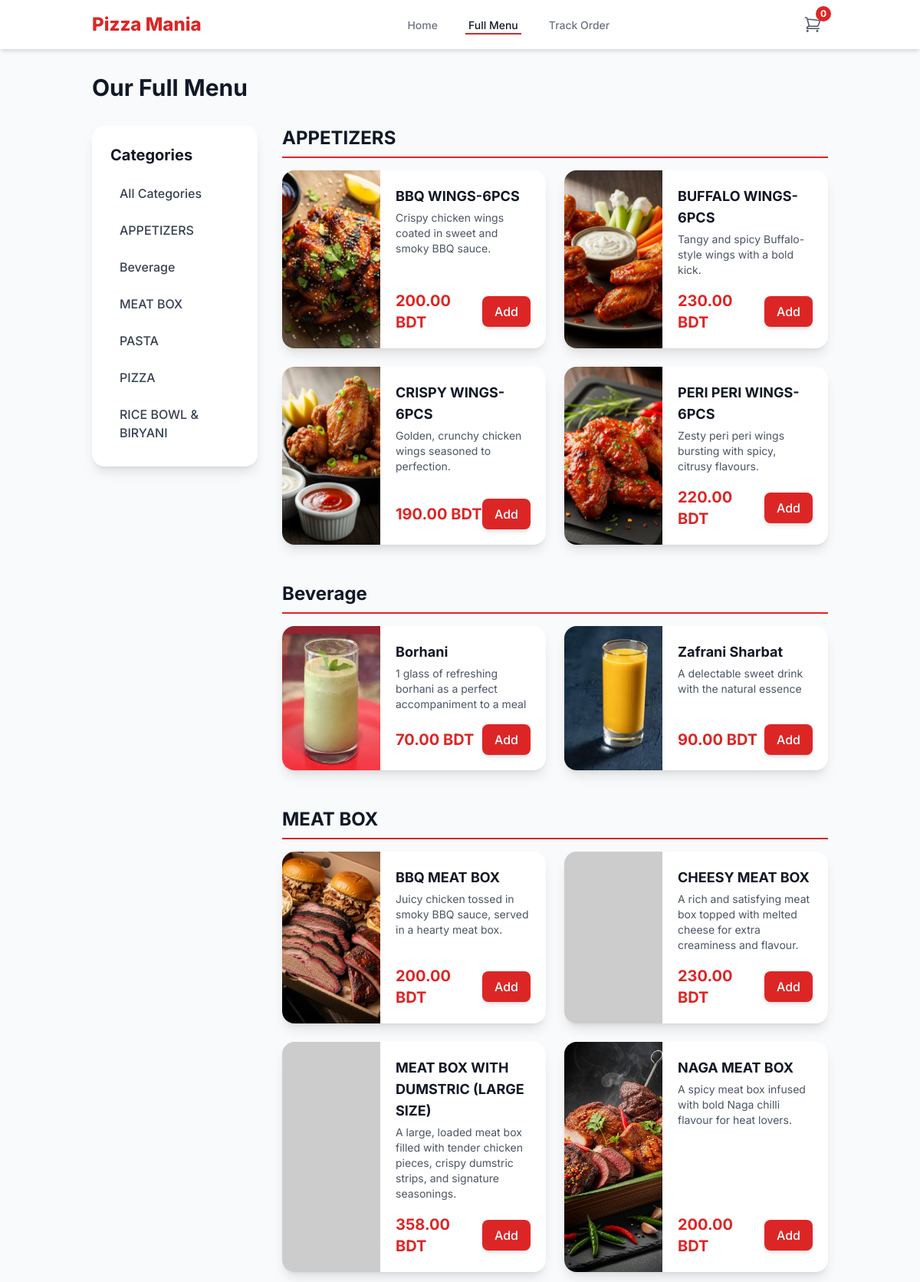
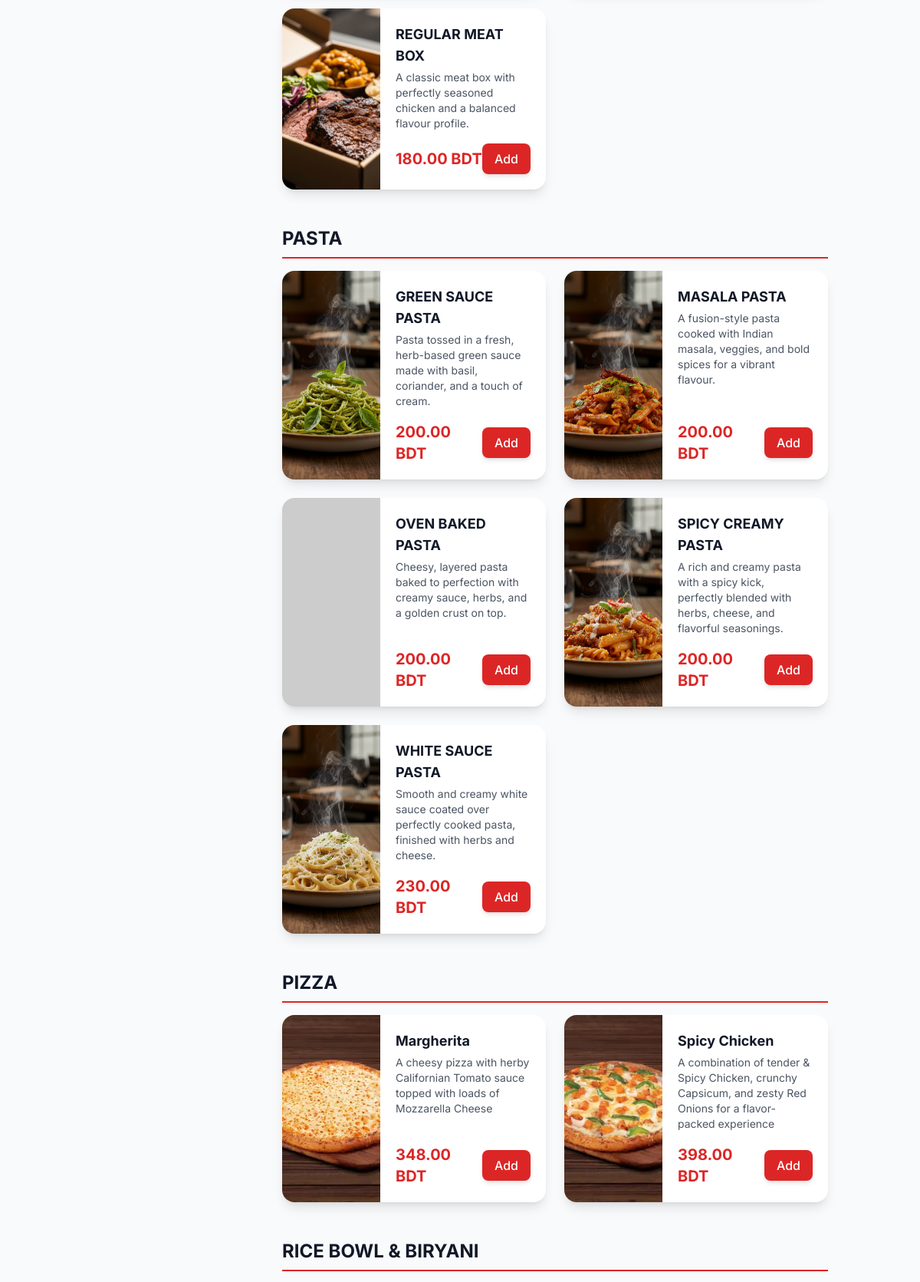
Page /menu.php (upper part) on the committed database (2 pictures, top to bottom).
### tables this page shows
CREATE TABLE IF NOT EXISTS `categories` (
  `id` int NOT NULL AUTO_INCREMENT,
  `name` varchar(100) NOT NULL,
  `description` text,
  `image` varchar(255) DEFAULT NULL,
  `svg_icon` text,
  `is_visible` tinyint(1) NOT NULL DEFAULT '1',
  PRIMARY KEY (`id`)
);

CREATE TABLE IF NOT EXISTS `menu_items` (
  `id` int NOT NULL AUTO_INCREMENT,
  `category_id` int NOT NULL,
  `name` varchar(150) NOT NULL,
  `description` text,
  `price` decimal(10,2) NOT NULL,
  `image` varchar(255) DEFAULT NULL,
  `is_available` tinyint(1) NOT NULL DEFAULT '1',
  `is_featured` tinyint(1) NOT NULL DEFAULT '0',
  PRIMARY KEY (`id`),
  KEY `category_id` (`category_id`)
);

### config.php (called while the page is built, shortened)
<?php
$db = new mysqli(DB_HOST, DB_USER, DB_PASS, DB_NAME);
$db->set_charset("utf8mb4");
$settings = [];
$settings_query = $db->query("SELECT setting_key, setting_value FROM site_settings");
if ($settings_query) {
    while ($row = $settings_query->fetch_assoc()) {
        $settings[$row['setting_key']] = $row['setting_value'];
    }
} else {
    die("Error: Could not load site settings from database.");
}
function e($data) {
    return htmlspecialchars($data ?? '', ENT_QUOTES, 'UTF-8');
}
?>

### menu.php (the view, shortened to what this page needs)
<?php
require_once('includes/header.php');
function calculate_discounted_price($original_price, $settings) {
    if (empty($settings['global_discount_active']) || $settings['global_discount_active'] == '0' || empty($settings['global_discount_value']) || $settings['global_discount_value'] <= 0) {
        return $original_price;
    }
    $new_price = $original_price;
    return ($new_price > 0) ? $new_price : 0;
}
$page_heading = 'Our Full Menu';
$categories = [];
$sql_cat = "SELECT id, name FROM categories WHERE is_visible = 1 ORDER BY name ASC";
$result_cat = $db->query($sql_cat);
if ($result_cat) {
    while ($row = $result_cat->fetch_assoc()) {
        $categories[] = $row;
    }
}
$menu = [];
$sql_menu = "SELECT
                c.id as category_id,
                c.name as category_name,
                m.id as item_id,
                m.name as item_name,
                m.description as item_description,
                m.price as item_price,
                m.image as item_image
             FROM menu_items m
             JOIN categories c ON m.category_id = c.id
             WHERE m.is_available = 1 AND c.is_visible = 1";
$sql_menu .= " ORDER BY c.name ASC, m.name ASC";
$result_menu = $db->query($sql_menu);
if ($result_menu) {
    while ($row = $result_menu->fetch_assoc()) {
        $original_price = (float)$row['item_price'];
        $discounted_price = calculate_discounted_price($original_price, $settings);
        $row['original_price'] = $original_price;
        $row['item_price'] = $discounted_price;
        $row['has_discount'] = ($discounted_price < $original_price);
        $menu[$row['category_name']][] = $row;
    }
}
?>
<h1 id="menu-heading" class="text-3xl font-bold text-gray-900 mb-8"><?php echo e($page_heading); ?></h1>
<div class="grid grid-cols-1 lg:grid-cols-4 gap-8">
    <aside class="lg:col-span-1">
        <div class="bg-white p-6 rounded-2xl shadow-lg sticky top-24">
            <h2 class="text-xl font-bold text-gray-900 mb-4">Categories</h2>
            <ul class="space-y-2">
                <li>
                    <a href="#menu-heading" class="block px-3 py-2 rounded-lg font-medium text-gray-700 hover:bg-gray-100">
                        All Categories
                    </a>
                </li>
                <?php foreach ($categories as $category): ?>
                <li>
                    <a href="#category-<?php echo e($category['id']); ?>" class="block px-3 py-2 rounded-lg font-medium text-gray-700 hover:bg-gray-100">
                        <?php echo e($category['name']); ?>
                    </a>
                </li>
                <?php endforeach; ?>
            </ul>
        </div>
    </aside>
    <div class="lg:col-span-3 space-y-12">
        <?php if (empty($menu)): ?>
            <div class="bg-white p-8 rounded-2xl shadow-lg text-center">
                <h3 class="text-xl font-bold text-gray-900">No Items Found</h3>
                <p class="text-gray-600 mt-2">
                    Our menu is currently empty. Please check back later!
                </p>
            </div>
        <?php else: ?>
            <?php foreach ($menu as $category_name => $items): ?>
                <section id="category-<?php echo e($items[0]['category_id']); ?>">
                    <h2 class="text-2xl font-bold text-gray-900 mb-4 pb-2 border-b-2 border-brand-red">
                        <?php echo e($category_name); ?>
                    </h2>
                    <div class="grid grid-cols-1 md:grid-cols-2 gap-6">
                        <?php foreach ($items as $item): ?>
                            <div id="item-<?php echo e($item['item_id']); ?>" class="bg-white rounded-2xl shadow-lg overflow-hidden flex">
                                <img
                                    src="<?php echo e(BASE_URL . ($item['item_image'] ?? 'https://placehold.co/150x150/EFEFEF/AAAAAA?text=No+Image')); ?>"
                                    alt="<?php echo e($item['item_name']); ?>"
                                    class="w-32 h-full object-cover"
                                    onerror="this.src='https://placehold.co/150x150/EFEFEF/AAAAAA?text=No+Image'"
                                >
                                <div class="p-5 flex flex-col justify-between w-full">
                                    <div>
                                        <h3 class="text-lg font-bold text-gray-900"><?php echo e($item['item_name']); ?></h3>
                                        <p class="text-sm text-gray-600 mt-1"><?php echo e($item['item_description']); ?></p>
                                    </div>
                                    <div class="flex justify-between items-center mt-4">
                                        <span class="text-xl font-bold text-brand-red">
                                            <?php if ($item['has_discount']): ?>
                                                <?php echo e(number_format($item['item_price'], 2)); ?> BDT
                                                <span class="text-sm text-gray-500 line-through ml-1"><?php echo e(number_format($item['original_price'], 2)); ?></span>
                                            <?php else: ?>
                                                <?php echo e(number_format($item['item_price'], 2)); ?> BDT
                                            <?php endif; ?>
                                        </span>
                                        <button
                                            onclick="openItemModal(<?php echo e($item['item_id']); ?>, '<?php echo e(addslashes($item['item_name'])); ?>', <?php echo e($item['item_price']); ?>)"
                                            class="px-4 py-2 bg-brand-red text-white font-medium rounded-lg shadow-md hover:bg-red-700 transition-all transform hover:scale-105 <?php echo ($store_is_open == '0') ? 'hidden' : ''; ?>">
                                            Add
                                        </button>
                                    </div>
                                </div>
                            </div>
                        <?php endforeach; ?>
                    </div>
                </section>
            <?php endforeach; ?>
        <?php endif; ?>
    </div>
</div>
<?php
require_once('includes/footer.php');
?>

### includes/header.php (style rules this page uses)
html { scroll-behavior: smooth; }

### rows in the picture
categories: name "APPETIZERS"
categories: name "Beverage"
categories: name "MEAT BOX"
categories: name "PASTA"
categories: name "PIZZA"
categories: name "RICE BOWL & BIRYANI"
menu_items: category_name "APPETIZERS", image (picture), name "BBQ WINGS-6PCS", description "Crispy chicken wings coated in sweet and smoky BBQ sauce.", price "200.00"
menu_items: image (picture), name "BUFFALO WINGS-6PCS", description "Tangy and spicy Buffalo-style wings with a bold kick.", price "230.00"
menu_items: image (picture), name "CRISPY WINGS-6PCS", description "Golden, crunchy chicken wings seasoned to perfection.", price "190.00"
menu_items: image (picture), name "PERI PERI WINGS-6PCS", description "Zesty peri peri wings bursting with spicy, citrusy flavours.", price "220.00"
menu_items: category_name "Beverage", image (picture), name "Borhani", description "1 glass of refreshing borhani as a perfect accompaniment to a meal", price "70.00"
menu_items: image (picture), name "Zafrani Sharbat", description "A delectable sweet drink with the natural essence", price "90.00"
menu_items: category_name "MEAT BOX", image (picture), name "BBQ MEAT BOX", description "Juicy chicken tossed in smoky BBQ sauce, served in a hearty meat box.", price "200.00"
menu_items: name "CHEESY MEAT BOX", description "A rich and satisfying meat box topped with melted cheese for extra creaminess and flavour.", price "230.00"
menu_items: name "MEAT BOX WITH DUMSTRIC (LARGE SIZE)", description "A large, loaded meat box filled with tender chicken pieces, crispy dumstric strips, and signature seasonings.", price "358.00"
menu_items: image (picture), name "NAGA MEAT BOX", description "A spicy meat box infused with bold Naga chilli flavour for heat lovers.", price "200.00"
menu_items: image (picture), name "REGULAR MEAT BOX", description "A classic meat box with perfectly seasoned chicken and a balanced flavour profile.", price "180.00"
menu_items: category_name "PASTA", image (picture), name "GREEN SAUCE PASTA", description "Pasta tossed in a fresh, herb-based green sauce made with basil, coriander, and a touch of cream.", price "200.00"
menu_items: image (picture), name "MASALA PASTA", description "A fusion-style pasta cooked with Indian masala, veggies, and bold spices for a vibrant flavour.", price "200.00"
menu_items: name "OVEN BAKED PASTA", description "Cheesy, layered pasta baked to perfection with creamy sauce, herbs, and a golden crust on top.", price "200.00"
menu_items: image (picture), name "SPICY CREAMY PASTA", description "A rich and creamy pasta with a spicy kick, perfectly blended with herbs, cheese, and flavorful seasonings.", price "200.00"
menu_items: image (picture), name "WHITE SAUCE PASTA", description "Smooth and creamy white sauce coated over perfectly cooked pasta, finished with herbs and cheese.", price "230.00"
menu_items: category_name "PIZZA", image (picture), name "Margherita", description "A cheesy pizza with herby Californian Tomato sauce topped with loads of Mozzarella Cheese", price "348.00"
menu_items: image (picture), name "Spicy Chicken", description "A combination of tender & Spicy Chicken, crunchy Capsicum, and zesty Red Onions for a flavor-packed experience", price "398.00"
menu_items: category_name "RICE BOWL & BIRYANI"

### other values in the picture
$settings['store_name'] "Pizza Mania"
$cart_count "0"
$page_heading "Our Full Menu"
